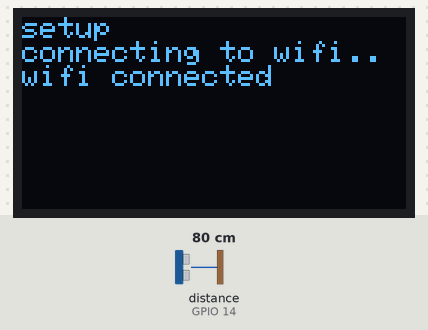
The sketch below on a simulated ESP32. Shown: 128×64 one-colour display. The inputs (shaded band) are chosen by the test bench; at power-on: distance to the obstacle (sensor on GPIO 14) 80 cm. The echo pulse lasts 58.3 µs per cm; WiFi joins after 1.5 s; servers stay silent unless stated; the local clock reads 2024-03-15 10:24:30 at power-on unless the sketch sets it; EEPROM starts erased; not simulated (calls return 0 or success): secrets.h; what the sketch prints to the serial monitor is not drawn.

Above: at 2.2 s.
At 7.4 s:
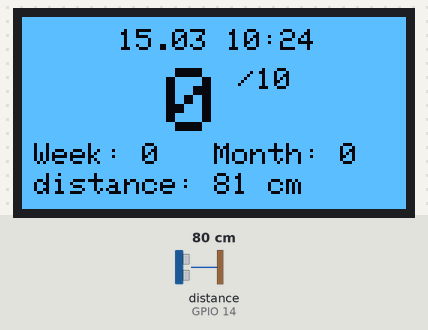
7.5 s: distance to the obstacle (sensor on GPIO 14) set to 2 cm
At 7.9 s:
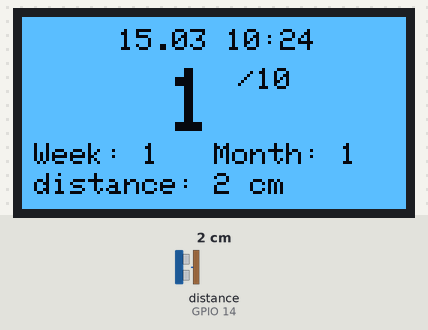
9.0 s: distance to the obstacle (sensor on GPIO 14) set to 77 cm
At 10.0 s:
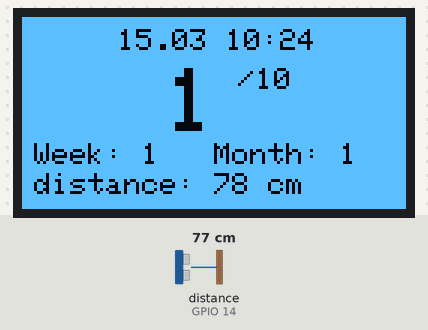
10.5 s: distance to the obstacle (sensor on GPIO 14) set to 85 cm
At 30.6 s:
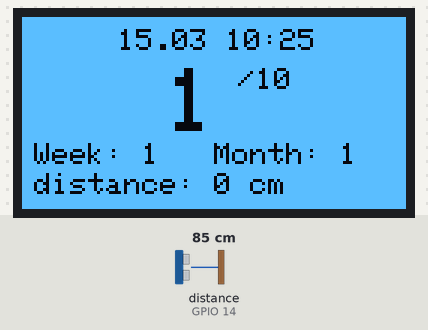
Timing chart, 0 to 31.5 s (numbered marks = the images above; inputs shaded):
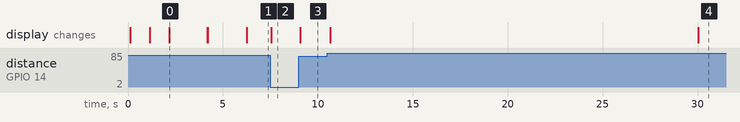

Measured:
- after the input at 7.5 s, the display: changes after 0.06 s (image 2)
- after the input at 9.0 s, the display: changes after 0.08 s (image 3)
- after the input at 10.5 s, the display: first changes after 0.16 s (image 4 shows a later state)
- what the display in image 0 shows lasts 2.0 s, from 2.2 s to 4.2 s

The sketch:

pull-up-counter.ino
```cpp
// A device to count pull ups per day, week and month using an ultrasonic ditance sensor.
// The counts are saved on the EEPROM.
// The currunt time is optained through a time server at every boot.

#include <Wire.h>
#include <Adafruit_GFX.h>
#include <Adafruit_SSD1306.h>
#include <NewPing.h>
#include <WiFi.h>
#include <time.h>
#include <Preferences.h>
#include "secrets.h" // file where SSID and PASSWORD for your local network are defined

// daily routine settings
#define PULL_UP_GOAL 10 // your daily goal which keeps the display on until you achive it
#define NEXT_DAY_HOUR 4 // when the daily counter should reset for the next da (optimal at 04:00)
#define WAKE_UP_HOUR 8  // when the display can show your daily goal in the morning (08:00)

// distance settings in cm
#define MAX_DISTANCE 80     // maximum distance to detect anything (max 250)
#define PULL_UP_DISTANCE 35 // distance under which a pull up is detected

// datetime settings
#define TIME_ZONE "CET-1CEST,M3.5.0/02,M10.5.0/03" // from https://github.com/nayarsystems/posix_tz_db/blob/master/zones.csv
#define TIME_SERVER "pool.ntp.org"                 // address of timeserver
struct tm timeInfo;
char timeString[50];
int curruntHour;
int curruntWeekDay;
int curruntMonth;
int lastHour;
int lastWeekDay;
int lastMonth;

// loop timing settings in milliseconds
#define LOOP_DELAY 100               // delay for main loop in milliseconds (optimal 100)
#define PULL_UP_DELAY 1000           // min time between to pull ups to count (optimal 1000)
#define DATA_SAVE_INTERVALL 10000    // save intervall of data to EEPROM
#define RESET_THIS_DAY_TIMEOUT 10000 // manuel reset day counter if in PULL_UP_DISTANCE for this time
#define RESET_ALL_TIMEOUT 20000      // manuel reset all data on EEPROM if in PULL_UP_DISTANCE for this time
#define DISPLAY_TIMEOUT 10000        // timeout for display (only if the daily goal is achived)

// distance sensor
#define TRIGGER_PIN 27
#define ECHO_PIN 14
NewPing sonar(TRIGGER_PIN, ECHO_PIN, MAX_DISTANCE);
int distance;

// display
Adafruit_SSD1306 display(128, 64, &Wire, -1);

// pull up counter
boolean pullUpDetected = false;
int countThisDay;
int countThisWeek;
int countThisMonth;

// timing
long lastDetection = 0;
long lastPullUpDetection = 0;
long lastDataSave = 0;

// preferences
Preferences preferences;

void setup()
{

  // serial
  Serial.begin(115200);
  Serial.println("setup");

  // display
  display.begin(SSD1306_SWITCHCAPVCC, 0x3C);
  display.clearDisplay();
  display.setTextColor(WHITE);
  display.setTextSize(1);
  display.setCursor(0, 0);
  display.println("setup");
  display.display();

  // preferences
  preferences.begin("data", false);
  curruntHour = preferences.getInt("curruntHour", 0);
  curruntWeekDay = preferences.getInt("curruntWeekDay", 0);
  curruntMonth = preferences.getInt("curruntMonth", 0);
  countThisDay = preferences.getInt("countThisDay", 0);
  countThisWeek = preferences.getInt("countThisWeek", 0);
  countThisMonth = preferences.getInt("countThisMonth", 0);
  preferences.end();

  // connect wifi
  WiFi.begin(SSID, PASSWORD);
  Serial.print("connecting to wifi");
  display.print("connecting to wifi");
  display.display();
  while (WiFi.status() != WL_CONNECTED)
  {
    Serial.print(".");
    display.print(".");
    display.display();
    delay(1000);
  }
  Serial.println();
  Serial.println("wifi connected");
  display.println();
  display.println("wifi connected");
  display.display();
  delay(2000); // wail for readability

  // connect to npt server and set timezone
  configTime(0, 0, TIME_SERVER); // 0, 0 because we will use TZ in the next line
  setenv("TZ", TIME_ZONE, 1);    // Set environment variable with your time zone
  tzset();
  while (!getLocalTime(&timeInfo))
  {
    Serial.println("failed to get time info");
    display.clearDisplay();
    display.setCursor(0, 0);
    display.println("failed to get time info");
    display.display();
    delay(500);
    display.clearDisplay();
    display.display();
    delay(500);
  }
  strftime(timeString, sizeof(timeString), "%d.%m %H:%M", &timeInfo);
  Serial.print("new time: ");
  Serial.println(timeString);
  display.print("new time: ");
  display.println(timeString);
  display.display();

  // disconnect wifi
  WiFi.disconnect(true);
  WiFi.mode(WIFI_OFF);
  Serial.println("wifi disconnected");
  display.println("wifi disconnected");
  display.display();
  delay(2000); // wail for readability
}

void loop()
{

  // datetime
  while (!getLocalTime(&timeInfo))
  {
    Serial.println("failed to get time info");
    display.clearDisplay();
    display.setCursor(0, 0);
    display.println("failed to get time info");
    display.display();
    delay(500);
    display.clearDisplay();
    display.display();
    delay(500);
  }
  strftime(timeString, sizeof(timeString), "%d.%m %H:%M", &timeInfo);
  lastHour = curruntHour;
  lastWeekDay = curruntWeekDay;
  lastMonth = curruntMonth;
  curruntHour = timeInfo.tm_hour;
  curruntWeekDay = timeInfo.tm_wday; // sunday = 0, monday =1, ...
  curruntMonth = timeInfo.tm_mon;    // januar = 0

  // reset counts on new day, week or month
  if (curruntHour == NEXT_DAY_HOUR && curruntHour != lastHour)
  {
    countThisDay = 0;
    Serial.println("new day");
  }
  if (curruntWeekDay == 1 && curruntWeekDay != lastWeekDay)
  {
    countThisWeek = 0;
    Serial.println("new week");
  }
  if (lastMonth != curruntMonth)
  {
    countThisMonth = 0;
    Serial.println("new month");
  }

  // detect distance
  distance = sonar.ping_cm();
  if (distance != 0)
  {
    lastDetection = millis();
    Serial.print("detected distance: ");
    Serial.print(distance);
    Serial.println(" cm");
  }

  // detect pull up
  if (distance != 0 && distance < PULL_UP_DISTANCE)
  {
    if (!pullUpDetected)
    {
      pullUpDetected = true;
      lastPullUpDetection = millis();
      countThisDay++;
      countThisWeek++;
      countThisMonth++;
      Serial.print("detected pull up at ");
      Serial.println(timeString);
      Serial.print("countThisDay: ");
      Serial.println(countThisDay);
      Serial.print("countThisWeek: ");
      Serial.println(countThisWeek);
      Serial.print("countThisMonth: ");
      Serial.println(countThisMonth);
    }
  }
  else
  {
    if (millis() - lastPullUpDetection > PULL_UP_DELAY)
    {
      pullUpDetected = false;
    }
  }

  // reset countsThisDay on active reset
  if (pullUpDetected && millis() - lastPullUpDetection > RESET_THIS_DAY_TIMEOUT)
  {
    countThisWeek -= countThisDay;
    countThisMonth -= countThisDay;
    countThisDay = 0;
    Serial.println("reset countThisDay on active reset");
  }

  // reset all counts on active reset
  if (pullUpDetected && millis() - lastPullUpDetection > RESET_ALL_TIMEOUT)
  {
    countThisDay = 0;
    countThisWeek = 0;
    countThisMonth = 0;
    Serial.println("reset all counts on active reset");
  }

  // save counts and time infos using preferences
  if (millis() - lastDataSave > DATA_SAVE_INTERVALL)
  {
    lastDataSave = millis();
    preferences.begin("data", false);
    preferences.putInt("curruntHour", curruntHour);
    preferences.putInt("curruntWeekDay", curruntWeekDay);
    preferences.putInt("curruntMonth", curruntMonth);
    preferences.putInt("countThisDay", countThisDay);
    preferences.putInt("countThisWeek", countThisWeek);
    preferences.putInt("countThisMonth", countThisMonth);
    preferences.end();
    Serial.print("saved counts and time infos");
  }

  // display
  bool timeout = millis() - lastDetection > DISPLAY_TIMEOUT;
  bool earlyMorning = timeInfo.tm_hour <= WAKE_UP_HOUR && timeInfo.tm_hour >= NEXT_DAY_HOUR;
  bool pullUpGoal = countThisDay >= PULL_UP_GOAL;
  display.clearDisplay();
  if (!(timeout && (pullUpGoal || earlyMorning)))
  {
    if (!pullUpGoal)
    {
      display.invertDisplay(true);
    }
    else
    {
      display.invertDisplay(false);
    }
    display.setTextSize(1);
    display.setCursor(32, 4);
    display.println(timeString);
    display.setTextSize(3);
    display.setCursor(48, 17);
    display.print(countThisDay);
    display.setTextSize(1);
    display.print(" /");
    display.print(PULL_UP_GOAL);
    display.setCursor(4, 42);
    display.print("Week: ");
    display.print(countThisWeek);
    display.setCursor(64, 42);
    display.print("Month: ");
    display.print(countThisMonth);
    display.setCursor(4, 52);
    display.print("distance: ");
    display.print(distance);
    display.print(" cm");
  }
  display.display();

  // loop delay and empty Serial.println()
  delay(LOOP_DELAY);
}
```
